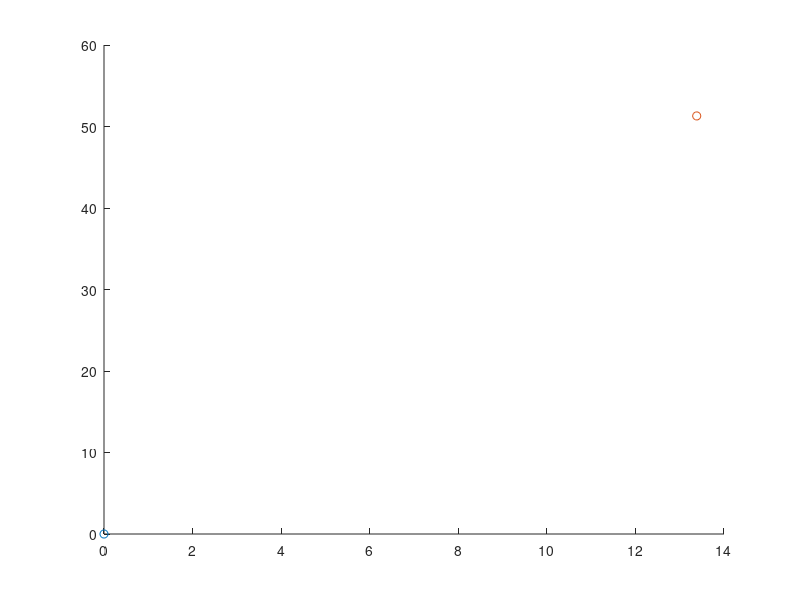

Recreate this plot in MATLAB. (Note: this script raises an error after producing the figure.)
close all; clear all; 
% Set the axis limits
x1min = 0; x1max = 26.76; x2min = 0; x2max = 60;
%set step size for x1 and x2;
x1step = 1; x2step = 1; 
%generate mesh for plotting
[x1, x2] = meshgrid(x1min:1:x2max, x2min:1:x2max);

%set parameter values 
a = 0.831;
b = 0.0162;
c = 0.2824;
d = 0.0211;

% Define the system of equations 
%for this example we consider the equation 
%           dx1/dt = a*x2
%           dx2/dt = -x1
x1null = b./a;

dx1 = -a*x1 + b*x1.*x2;  
dx2 = c*x2 - d*x1.*x2; 

%normalize vectors (to help plotting)
dx1 = dx1./sqrt(dx1.^2 + dx2.^2); 
dx2 = dx2./sqrt(dx1.^2 + dx2.^2); 

%setting the domain and range of the nullclines
x1nullmin = -10; x1nullmax = 20; 
x2nullmin = 0; x2nullmax =  65;

%these are the equations of the nullclines
vnull = a/b; 
vnull0 = 0;
hnull = c/d;
hnull0 = 0;
y = x2nullmin:1:x2nullmax;

%plotting the nullclines
hold on
plot(0, 0, '-o')
plot(c/d, a/b, '-o')
fplot(vnull)
fplot(hnull0)
plot(hnull*ones(1,size(y,2)), y, 'LineWidth', 1)
plot(hnull0*ones(1,size(y,2)), y, 'LineWidth', 1)

% Generate the vector field

quiver(x1, x2, dx1, dx2, 'AutoScaleFactor',0.5)


%change axes limits, add labels
axis([x1min x1max x2min x2max])
xlabel('$x_1$','Interpreter','latex')
ylabel('$x_2$','Interpreter','latex')





